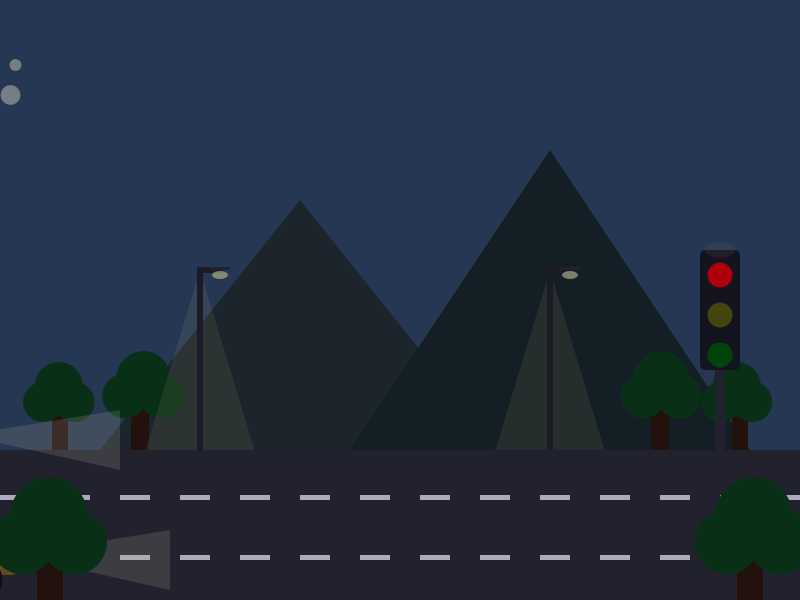
Frame 1 (no input)
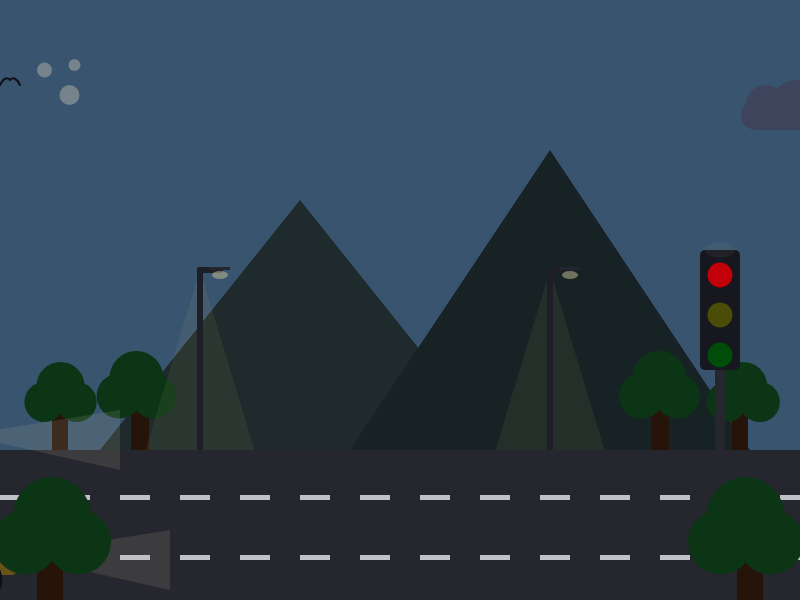
Frame 60 (no input)
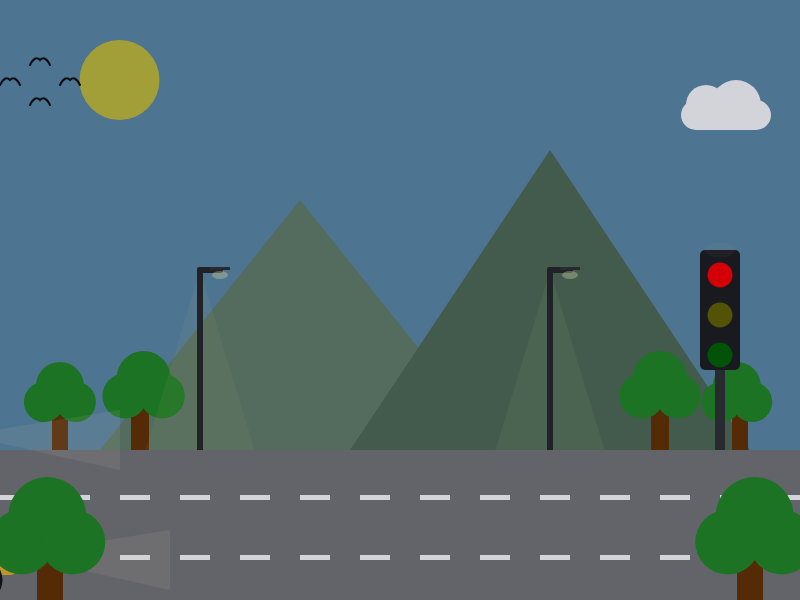
Frame 120 (the mouse pressed at the canvas centre since frame 60)

The p5.js sketch that drew these frames (run headless with seeded random() and noise() and a simulated clock; from frame 60 on, the mouse is pressed at the canvas centre):

// p5.js sketch
// ── sketch.js

let horizon = 450;
let canvasBreedte = 800;
let canvasHoogte = 600;
let wolkx = 800;
let wolky = 100;
let zonx = 0;
let zony = 80;

let autos = [
    {
        x: -200, y: 405, basisSnelheid: 4, snelheid: 0, r: 200,
        g: 40, b: 50, nr: 120, ng: 20, nb: 30
    },
    {
        x: -400, y: 465, basisSnelheid: 6, snelheid: 0, r: 40,
        g: 100, b: 220, nr: 20, ng: 50, nb: 130
    },
    {
        x: -150, y: 525, basisSnelheid: 3, snelheid: 0, r: 230,
        g: 180, b: 40, nr: 140, ng: 110, nb: 20
    }
];

let stoplichtStatus = 0;
let isNight = false;
let cycleTimer = 0;
let cycleLengte = 15 * 60;
let overgangDuur = 120;
let nachtFactor = 0;

function setup() {
    createCanvas(canvasBreedte, canvasHoogte);
}

function draw() {
    // tijd bij houden
    zonx += 0.5
    if (zonx > canvasBreedte + 100) {
        zonx = -100;
    }
    let hoek = map(zonx, -100, canvasBreedte + 100, 0, PI);
    nachtFactor = map(sin(hoek), 0, 1, 1, 0);

    nachtFactor = constrain(nachtFactor, 0, 1);
    isNight = (nachtFactor > 0.5);

    // achtergrond overgang
    let dagLucht = color(135, 206, 235);
    let nachtLucht = color(20, 24, 43);
    background(lerpColor(dagLucht, nachtLucht, nachtFactor));

    // zon en maan
    noStroke();
    if (isNight) {
        fill(230, 230, 210, nachtFactor * 255);
        circle(zonx - 15, zony - 10, 15);
        circle(zonx + 10, zony + 15, 20);
        circle(zonx + 15, zony - 15, 12);
    } else {

        fill(255, 223, 0, (1 - nachtFactor) * 255);
        circle(zonx, zony, 80);
    }

    zonx += 0.5;
    if (zonx > canvasBreedte + 40) {
        zonx = -40;
    }

    // vogel formatie
    let formatieX = zonx - 80;
    let formatieY = zony;
    // vogel
    tekenVogel(formatieX, formatieY - 20);
    tekenVogel(formatieX, formatieY + 20);
    tekenVogel(formatieX - 30, formatieY);
    tekenVogel(formatieX + 30, formatieY)

    // wolk
    if (isNight) {
        fill(80, 90, 110);
    } else {
        fill(255);
    }
    noStroke();
    rect(wolkx, wolky, 90, 30, 15);
    circle(wolkx + 25, wolky + 5, 40);
    circle(wolkx + 55, wolky + 5, 50);
    wolkx -= 1;
    if (wolkx < -100) {
        wolkx = canvasBreedte + 50;
    }
    // bergen
    if (isNight) {
        fill(40, 55, 45);
        triangle(100, horizon, 300, 200, 500, horizon);
        fill(30, 45, 35);
        triangle(350, horizon, 550, 150, 750, horizon)
    } else {
        fill(100, 130, 105);
        triangle(100, horizon, 300, 200, 500, horizon);
        fill(80, 110, 85);
        triangle(350, horizon, 550, 150, 750, horizon);
    }

    // bomen achter
    tekenBoom(60, horizon, 0.8);
    tekenBoom(140, horizon, 0.9);
    tekenBoom(canvasBreedte - 140, horizon, 0.9);
    tekenBoom(canvasBreedte - 60, horizon, 0.8);

    // lantaarenpalen
    tekenLantaarnpaal(200, horizon);
    tekenLantaarnpaal(550, horizon);

    // verkeerslicht
    tekenVerkeerslicht(canvasBreedte - 100, horizon - 200);

    //  de weg
    if (isNight) {
        fill(50);
    } else {
        fill(120);
    }
    rect(0, horizon, canvasBreedte, canvasHoogte - horizon);

    //wegmarkering
    fill(255);
    for (let i = 0; i < canvasBreedte; i += 60) {
        rect(i, horizon + 45, 30, 5);
        rect(i, horizon + 105, 30, 5)
    }
    // verkeerslicht logica en auto snelheid
    for (let i = 0; i < autos.length; i++) {
        let deAuto = autos[i];

        if (stoplichtStatus === 0) {
            deAuto.snelheid = 0;
        }
        else if (stoplichtStatus === 1) {
            deAuto.snelheid = deAuto.basisSnelheid;
        }
        else if (stoplichtStatus === 2) {
            deAuto.snelheid = deAuto.basisSnelheid * 0.4;
        }

        deAuto.x += deAuto.snelheid;
        if (deAuto.x > canvasBreedte + 50) {
            deAuto.x = -200;
        }
        tekenAuto(deAuto.x, deAuto.y, deAuto.r, deAuto.g, deAuto.b, deAuto.nr, deAuto.ng, deAuto.nb);
    }

    // bomen voor
    tekenBoom(50, canvasHoogte + 20, 1.3);
    tekenBoom(canvasBreedte - 50, canvasHoogte + 20, 1.3);

    // nacht overlay
    fill(0, 0, 40, nachtFactor * 120);
    rect(0, 0, canvasBreedte, canvasHoogte)
}

function tekenLantaarnpaal(x, y) {
    push();
    fill(255, 255, 150, nachtFactor * 40);
    noStroke();
    triangle(x, y - 180, x - 100, y + 150, x + 100, y + 150);

    stroke(40);
    strokeWeight(6)
    line(x, y, x, y - 180);
    line(x, y - 180, x + 20, y - 180);

    noStroke();
    fill(50);
    rect(x + 10, y - 183, 20, 3);

    // lamp gloed
    fill(255, 255, 180, nachtFactor * 255);
    ellipse(x + 20, y - 175, 16, 8);
    pop();
}

function tekenVogel(x, y) {
    push();
    stroke(lerpColor(color(0), color(40), nachtFactor));
    strokeWeight(2);
    noFill();

    beginShape();
    vertex(x - 10, y + 5);
    quadraticVertex(x - 5, y - 5, x, y);
    quadraticVertex(x + 5, y - 5, x + 10, y + 5);
    endShape();
    pop();
}

function tekenBoom(x, y, schaal) {
    push();
    translate(x, y);
    scale(schaal);

    if (isNight) {
        fill(50, 25, 0);
        rect(-10, -60, 20, 60);
        fill(15, 70, 15)
    } else {
        fill(102, 51, 0);
        rect(-10, -60, 20, 60);
        fill(34, 139, 34);
    }

    let wind = sin(frameCount * 0.05 + x) * 4;

    circle(0 + wind, -80, 60);
    circle(-20 + wind * 0.8, -60, 50);
    circle(20 + wind * 1.2, -60, 50);
    pop();
}

function tekenAuto(x, y, r, g, b, nr, ng, nb) {
    push();
    translate(x, y);
    // koplamp straal
    fill(255, 255, 200, nachtFactor * 70)
    noStroke();
    triangle(165, 30, 320, 5, 320, 65);

    // autolak
    let dagKleur = color(r, g, b);
    let nachtkleur = color(nr, ng, nb);
    fill(lerpColor(dagKleur, nachtkleur, nachtFactor));
    rect(0, 10, 170, 40, 10);

    // geen idee hoe dit heet
    fill(180);
    ellipse(40, 55, 25, 24);
    ellipse(130, 55, 25, 25);

    // onderkant
    if (isNight)
        fill(nr, ng, nb);
    else fill(r, g, b);
    rect(0, 10, 170, 40, 10);

    // dak
    rect(30, -10, 110, 35, 10);

    // wielen
    fill(20);
    ellipse(40, 55, 45, 45);
    ellipse(130, 55, 45, 45);

    // vlegen
    fill(180);
    ellipse(40, 55, 25, 24);
    ellipse(130, 55, 25, 25);

    // ramen
    let dagRaam = color(160, 210, 255);
    let nachtRaam = color(70, 90, 120);
    fill(lerpColor(dagRaam, nachtRaam, nachtFactor));
    rect(40, -5, 40, 25, 5);
    rect(95, -5, 40, 25, 5);

    // kop lamp
    let dagLamp = color(255, 255, 120);
    let nachtLamp = color(255, 255, 200);
    fill(lerpColor(dagLamp, nachtLamp, nachtFactor));
    rect(155, 25, 12, 10, 3);
    pop();
}

function tekenVerkeerslicht(x, y) {
    push();
    fill(30);
    rect(x, y, 40, 120, 5);

    fill(50);
    rect(x + 15, y + 120, 10, 80);

    // als het nacht is gloeien lantaarens
    fill(255, 255, 180, nachtFactor * 30);
    ellipse(x + 20, y, 30, 15);

    let roodKleur = color(100, 0, 0);
    let geelKleur = color(100, 100, 0);
    let groenKleur = color(0, 100, 0);

    if (stoplichtStatus === 0) roodKleur = color(255, 0, 0);
    if (stoplichtStatus === 1) groenKleur = color(0, 255, 0);
    if (stoplichtStatus === 2) geelKleur = color(255, 255, 0);

    fill(roodKleur);
    circle(x + 20, y + 25, 25);
    fill(geelKleur);
    circle(x + 20, y + 65, 25);
    fill(groenKleur);
    circle(x + 20, y + 105, 25);
    pop();
}
function keyPressed() {
    if (keyCode === ENTER) {
        if (stoplichtStatus === 0) {
            stoplichtStatus = 1;
        } else if (stoplichtStatus === 1) {
            stoplichtStatus = 2;
        } else if (stoplichtStatus === 2) {
            stoplichtStatus = 0;
        }
    }
}
